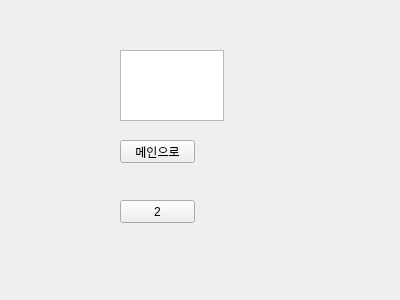
<?xml version="1.0" encoding="UTF-8"?>
<ui version="4.0">
 <class>Form</class>
 <widget class="QWidget" name="Form">
  <property name="geometry">
   <rect>
    <x>0</x>
    <y>0</y>
    <width>400</width>
    <height>300</height>
   </rect>
  </property>
  <property name="windowTitle">
   <string>Form</string>
  </property>
  <widget class="QPushButton" name="to_main2">
   <property name="geometry">
    <rect>
     <x>120</x>
     <y>140</y>
     <width>75</width>
     <height>23</height>
    </rect>
   </property>
   <property name="text">
    <string>메인으로</string>
   </property>
  </widget>
  <widget class="QPushButton" name="to_second2">
   <property name="geometry">
    <rect>
     <x>120</x>
     <y>200</y>
     <width>75</width>
     <height>23</height>
    </rect>
   </property>
   <property name="text">
    <string>2</string>
   </property>
  </widget>
  <widget class="QTextEdit" name="second_text">
   <property name="geometry">
    <rect>
     <x>120</x>
     <y>50</y>
     <width>104</width>
     <height>71</height>
    </rect>
   </property>
  </widget>
 </widget>
 <resources/>
 <connections/>
</ui>
